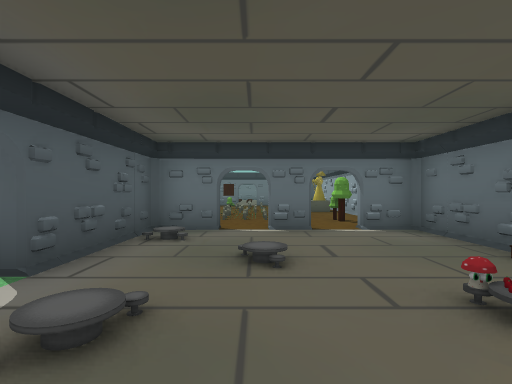
View 1 (above)

15 first-person views from a walk through a level from a Godot 3-D game. The camera is 1.5 m above the floor, looks level and sees 85° across. The floor is counted in squares, 2 m on a side. Each view is taken from the middle of a square. On the plan, view 1 faces up. The plan holds only what a view shows up to about 10 squares ahead; the rest is blank. The place goes on beyond the plan. Flat picture figures and markers are left out. Some surface patterns are stand-ins.

View 2
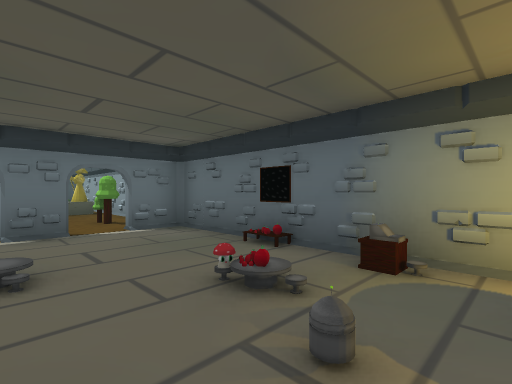

View 3
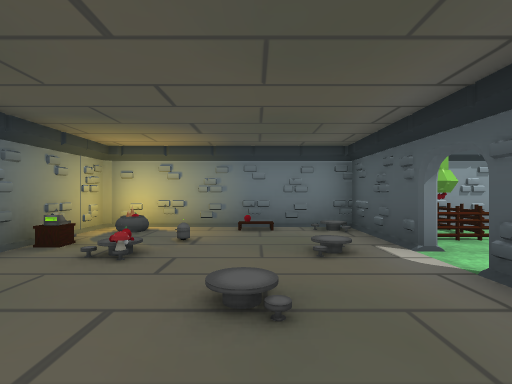

View 4
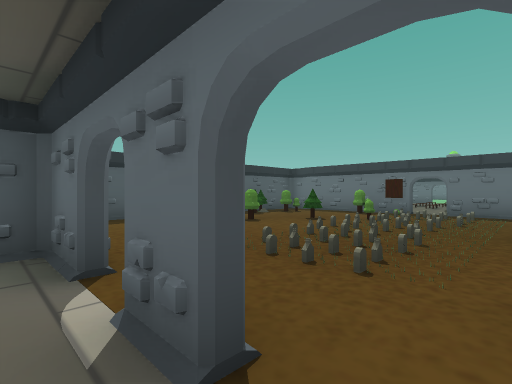

View 5
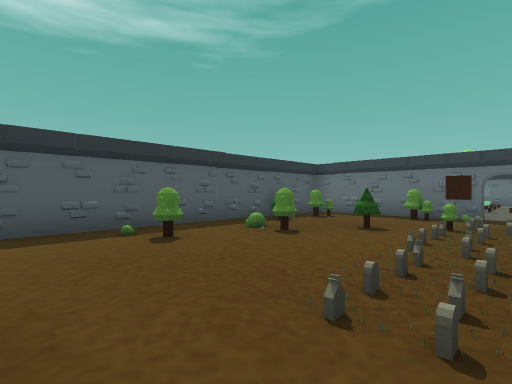

View 6
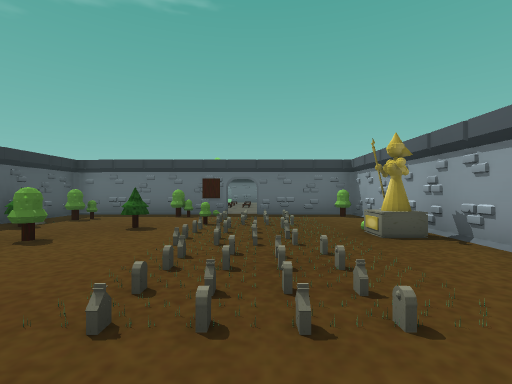

View 7
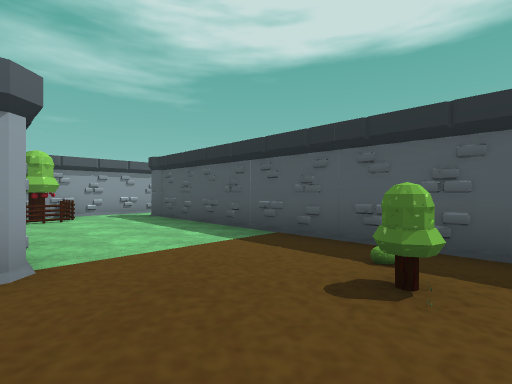

View 8
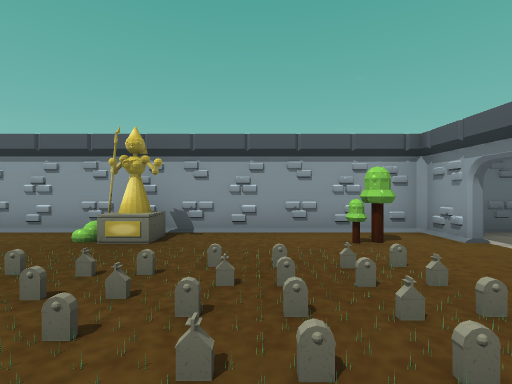

View 9
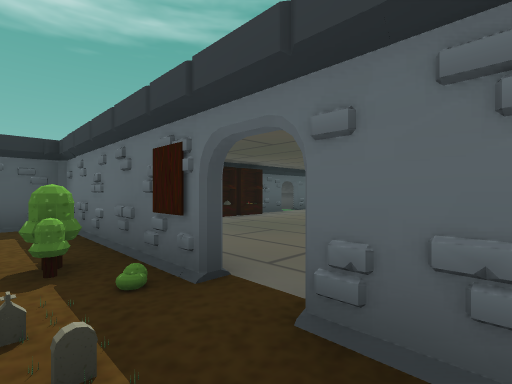

View 10
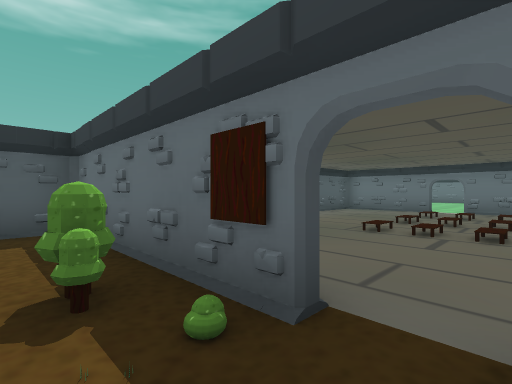

View 11
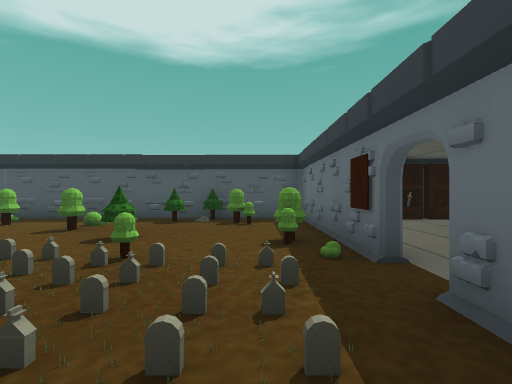

View 12
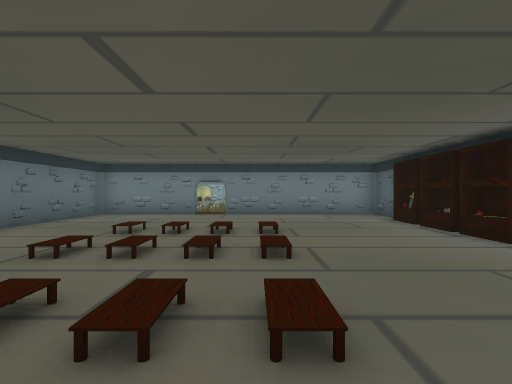

View 13
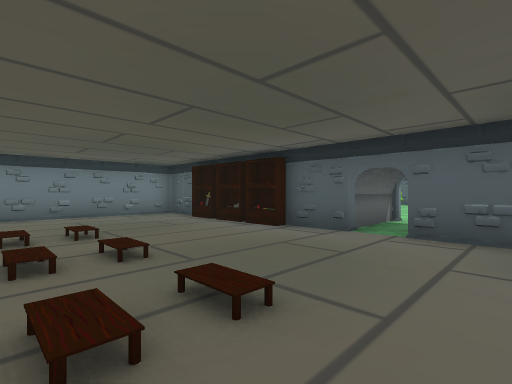

View 14
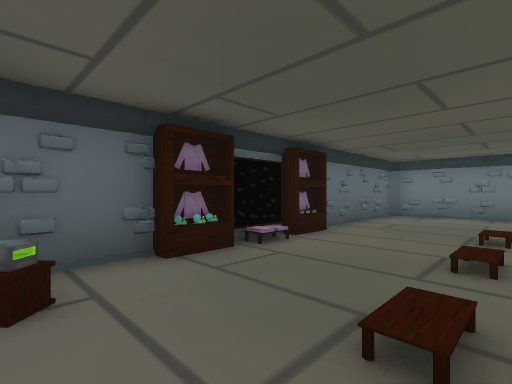

View 15
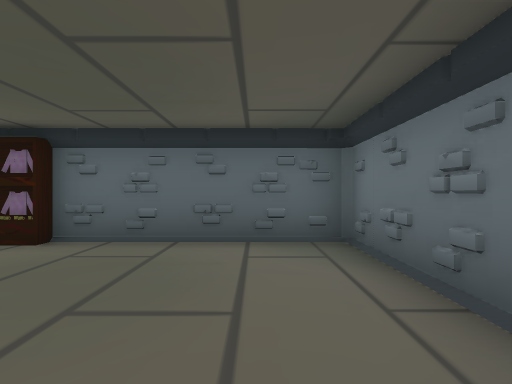

### Floor plan
Key: @ floor where view 1 was taken; # wall or solid block; x gap in a wall; . floor; / step, stairs or slope; = window, fence, low wall or low ledge; ^ raised ledge; T tree; B bush; O other object.
Columns run from 9 left of view 1 to 4 right of it. Each row starts with its distance up from view 1.
 26        .#
 25    #.......O
 24    #...///..#
 23 .......///..O
 22 ^  =...///..#
 21    #...///..
 20    O...///..
 19    O........#
 18    O........#
 17    =........#
 16    =........#
 15    =###Txx###
 14    =O..T....#
 13    =T...T...#
 12    =#..#....#
 11    =....//OB#
 10    =..T.//..#
  9    =....///.#
  8    =TT..///T#
  7    =.......T#
  6    =...##.###
  5    =...#....#
  4    =...#....#
  3    #...#./.O#
  2    #..../.OO#
  1    O..O#/.OO#O
  0    ..OO#.@.O#
 -1    ##########

Where each view was taken, in squares from view 1:
view 1: 0 up, 0 right, facing up
view 2: 0 up, 0 right, facing up-right
view 3: 5 up, 0 right, facing down
view 4: 5 up, 2 right, facing up-left
view 5: 6 up, 0 right, facing up-left
view 6: 6 up, 0 right, facing up
view 7: 9 up, 2 left, facing down-left
view 8: 9 up, 2 left, facing right
view 9: 14 up, 1 right, facing up-left
view 10: 14 up, 0 right, facing up-left
view 11: 14 up, 2 right, facing left
view 12: 25 up, 2 left, facing down
view 13: 25 up, 1 left, facing down-left
view 14: 25 up, 0 right, facing down-right
view 15: 17 up, 1 left, facing right
